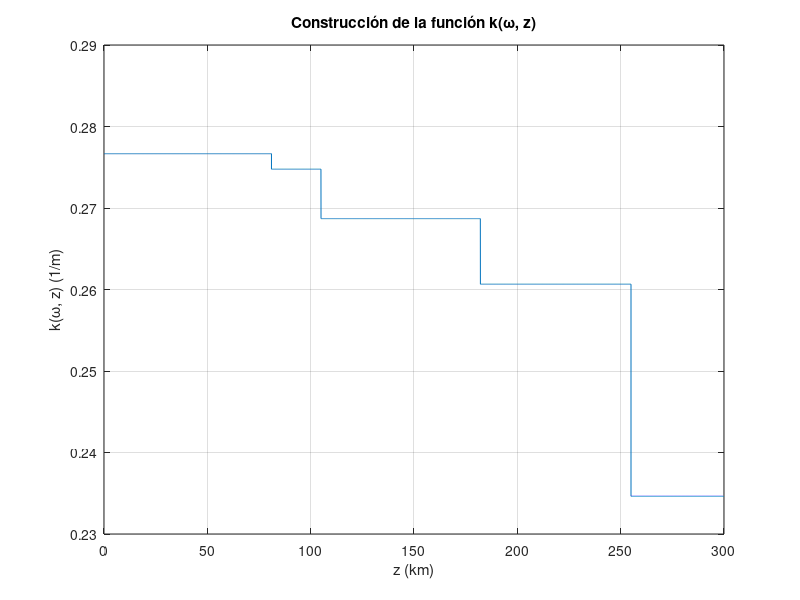

Source code (MATLAB): (Note: this script raises an error after producing the figure.)
%+------------------------------------------------------------------------+
%    Ricardo Vega, Vladimir Rabinovitch Likhtman, Raúl Castillo Pérez
%                     Método SPPS para Ecuación de Dispersión
%+------------------------------------------------------------------------+

clc;
close all;
clear all;
format long

%% Variables a considerar para obtener las soluciones %Frecuencia propuesta
w0 = 83E6; %Frecuencia de operación
c0 = 3E8; %Velocidad de la luz en el espacio libre.
H = 81.03; %Alturas
H1a = 105;
H1b = 182.09;
H1c = 255;
H2 = 300;
H1_H = H1c - H;% Intervalo de integración - Capa estratificada
wpa = 2*pi*1.5457E6; %Frecuencia de plasma (ionósfera)
wpb = 2*pi*3.148E6;
wpc = 2*pi*4.429E6;
wp1 = 2*pi*7E6; %Frecuencia de plasma (sobre la ionósfera)
k1 = w0/c0; %Número de modo onda en atmósfera 
k2a = sqrt(w0^2-wpa^2)/c0; %Número de modo onda en la ionósfera
k2b = sqrt(w0^2-wpb^2)/c0;
k2c = sqrt(w0^2-wpc^2)/c0;
k3 = sqrt(w0^2-wp1^2)/c0; %Número de modo onda sobre la ionósfera
dim = 5000; %Dimensión vectorial
N = 50; %Número de potencias a considerar
x0 = linspace(0,H,dim/2);
x = linspace(H, H1c, dim);
x3 = linspace(H1c,H2,dim);
alfa = linspace(k3, k1, dim+2);
alfa = alfa(2:end-1);

%% ---------------Para el caso 0 <= z <= H -evaluada en H------------------
fi1 = sin(sqrt(k1^2-alfa.^2)'*x0);
fi1Der = cos(sqrt(k1^2-alfa.^2)'*x0).*sqrt(k1^2-alfa.^2)';

%% Para el caso H <= z <= H1 (SPPS Method)

% Solución de la ecuación homogenea
p = ones(1, dim);
q = zeros(1, dim);
xDensity = dim/H1_H;
r = -1*k2a^2.*ones(1, round(xDensity*(H1a-H)));
r = [r -1*k2b^2.*ones(1, round(xDensity*(H1b-H1a)))];
r = [r -1*k2c^2.*ones(1, round(xDensity*(H1c-H1b)))];
lambda = 1;
W = 1;
WDer = 0;

% -----------------------Gráfica del perfil de k---------------------------
valoresX = [x0 x x3];
valoresK = [k1*ones(1,dim/2) sqrt(-r) k3*ones(1,dim)];

figure
plot(valoresX,valoresK)
grid on
title('Construcción de la función k(\omega, z)')
xlabel('z (km)')
ylabel('k(\omega, z) (1/m)')

% ----------------Construcción de potencias formales-----------------------
Xvirg = ones(1, dim);
X = ones(1, dim);

% Para "v"
for k = 1: N
    if rem(k, 2) == 1
        Xvirg(k+1, :) = ninteg(Xvirg(k, :)*W^2.*r, H1_H);
        X(k+1, :) = ninteg(X(k, :)./(W^2.*p), H1_H);
    else
        X(k+1, :) = ninteg(X(k, :)*W^2.*r, H1_H);
        Xvirg(k+1, :) = ninteg(Xvirg(k, :)./(W^2.*p), H1_H);
    end
end

% Construcción de soluciones
v1 = zeros(1, dim);
v2 = zeros(1, dim);
v1Der = zeros(1, dim);
v2Der = zeros(1, dim);

for k = 0: N/2
    v1 = v1 + W*lambda.*Xvirg(2*k+1, :);
    if k > 0
        v1Der = v1Der + lambda*Xvirg(2*k, :)./(W*p);
    end
end                                       

for k = 0: N/2-1
    v2 = v2 + lambda*W.*X(2*k+2, :);
    v2Der = v2Der + lambda*X(2*k+1, :)./(W*p);
end

% Para "u"
v = v1 + 1i*v2;
vDer = v1Der + 1i*v2Der;

p = ones(1, dim);
q = -r;
%q = k2^2.*ones(1, dim);
r = ones(1, dim);

for k = 1: N 
    if rem(k, 2) == 1
        Xvirg(k+1, :) = ninteg(Xvirg(k, :).*v.^2.*r, H1_H);
        X(k+1, :) = ninteg(X(k, :)./(v.^2.*p), H1_H);
    else
        X(k+1, :) = ninteg(X(k, :).*v.^2.*r, H1_H);
        Xvirg(k+1, :) = ninteg(Xvirg(k, :)./(v.^2.*p), H1_H);
    end
end

%--------------------------------------------------------------------------
%Construcción de la solución en 50 km < = z <= 250 km
u1 = zeros(N/2+1,dim);
u2 = zeros(N/2+1,dim);
u1Der = zeros(N/2+1,dim);
u2Der = zeros(N/2+1,dim);

for cont = 0:N/2
    u1(cont+1,:) = v.*Xvirg(1+2*cont,:);
    if cont > 0
        u1Der(cont+1,:) = Xvirg(2*cont,:)./(v.*p);
    end
end

u1Der = u1.*vDer./v + u1Der;
u1 = flip(u1);
u1Der = flip(u1Der);

for cont = 0:N/2-1
    u2(cont+1,:) = v.*X(2+2*cont,:);
    u2Der(cont+1,:) = X(1+2*cont,:)./(v.*p);
end

u2Der = u2.*vDer./v + u2Der;
u2 = flip(u2);
u2Der = flip(u2Der);

%----------------Construcción de fi2 y fi2Der---------------------------
u1Val = zeros(dim,dim);
u2Val = zeros(dim,dim);
u1DerVal = zeros(dim,dim);
u2DerVal = zeros(dim,dim);

for cont = 1:dim        %Evaluación para cada punto en x (columnas)
    u1Val(:,cont) = polyval(u1(:,cont),alfa.^2); %renglones con valores para alfa
    u2Val(:,cont) = polyval(u2(:,cont),alfa.^2);
    u1DerVal(:,cont) = polyval(u1Der(:,cont),alfa.^2);
    u2DerVal(:,cont) = polyval(u2Der(:,cont),alfa.^2);
end

C1 = fi1(:,end)./u1Val(:,1);
C2 = fi1Der(:,end)./u2DerVal(:,1);

fi2 = real(u1Val).*C1 + real(u2Val).*C2;
fi2Der = real(u1DerVal).*C1 + real(u2DerVal).*C2;

%% -------------------Ecuación de Dispersión-------------------------------

EcDisp = fi2(:,end) + fi2Der(:,end)./sqrt(alfa.^2-k3^2)';
EcDispSpline = spline(alfa.^2,EcDisp);
% EcDispSpline = spapi(2,alfa.^2,EcDisp);
Eigenvalores = fnzeros(EcDispSpline);
NMO = sqrt(Eigenvalores(1,:))
 
figure
plot(alfa, EcDisp)
hold on
stem(NMO, ones(1,length(Eigenvalores(1,:))))
% plot(alfa.^2, ppval(EcDispSpline,alfa.^2),'c--')
% stem(NMO, ones(1,length(NMO)))
grid on
title('Ecuación de dispersión')
xlabel('\alpha (1/m)')
ylabel('\Lambda(\omega,\alpha)')
legend('\Lambda(\omega,\alpha)', '\alpha_{j}')